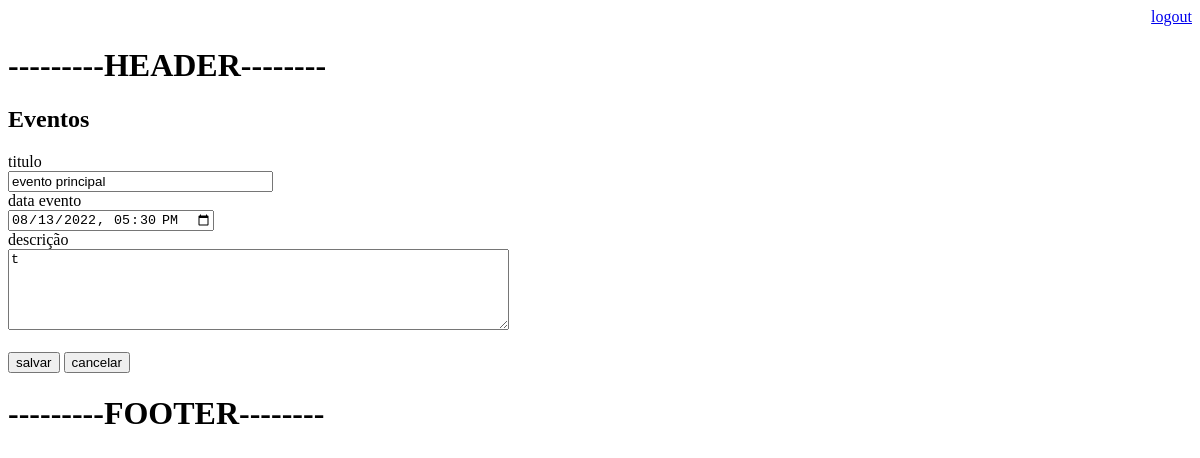
Page /agenda/evento/?id=12 (signed in) on the earlier database version.
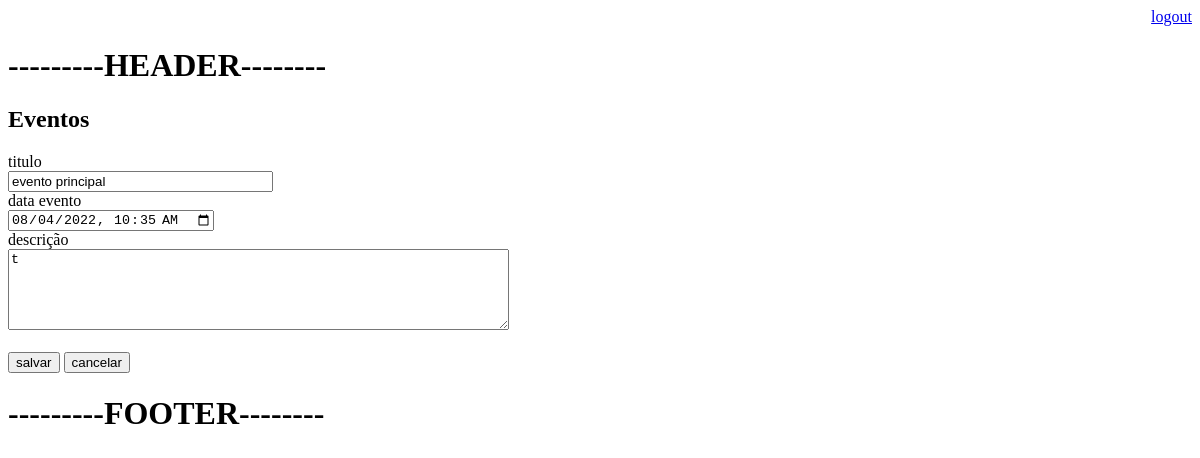
Same page on the later database version.
### core/models.py (models this page shows, shortened)
class Evento(models.Model):
    titulo = models.CharField(max_length=100)
    descricao = models.TextField(blank=True, null=True)
    data_evento = models.DateTimeField(verbose_name='Data do Evento')
    data_criacao = models.DateTimeField(auto_now=True)
    usuario = models.ForeignKey(
        User, on_delete=models.CASCADE,
        verbose_name='Usuario')
    class Meta():
        db_table = 'evento'
    def get_data_input_evento(self):
        return self.data_evento.strftime('%Y-%m-%dT%H:%M')

### core/views.py (the view)
# urls.py: path('agenda/evento/', views.evento),
@login_required(login_url='/login/')
def evento(request):
    id_evento = request.GET.get('id')
    data = {}
    if id_evento:
        data['evento'] = Evento.objects.get(id=id_evento)
    return render(request, 'evento.html', data)

### templates/evento.html (shortened to what this page needs)
{% extends 'model-page.html' %} {% block content %}
<div>
  <h2>Eventos</h2>
  <form action="submit" method="POST">
    <label>titulo</label>
    <br />
    <input type="text" name="titulo" size="30" value="{{ evento.titulo }}" />
    <br />
    <label>data evento</label>
    <br />
    <input
      type="datetime-local"
      name="data_evento"
      size="30"
      value="{{ evento.get_data_input_evento }}"
    />
    <br />
    <label>descrição</label>
    <br />
    <textarea name="descricao" rows="5" cols="60">
{{ evento.descricao }}</textarea
    >
    <br /><br />
    <button type="submit">salvar</button>
    <a href="/">
      <button type="button">cancelar</button>
    </a>
  </form>
</div>
{% endblock content %}

Differences in the rows shown:
changed Evento "evento principal": data_evento "08/13/2022 17:30" → "08/04/2022 10:35"
